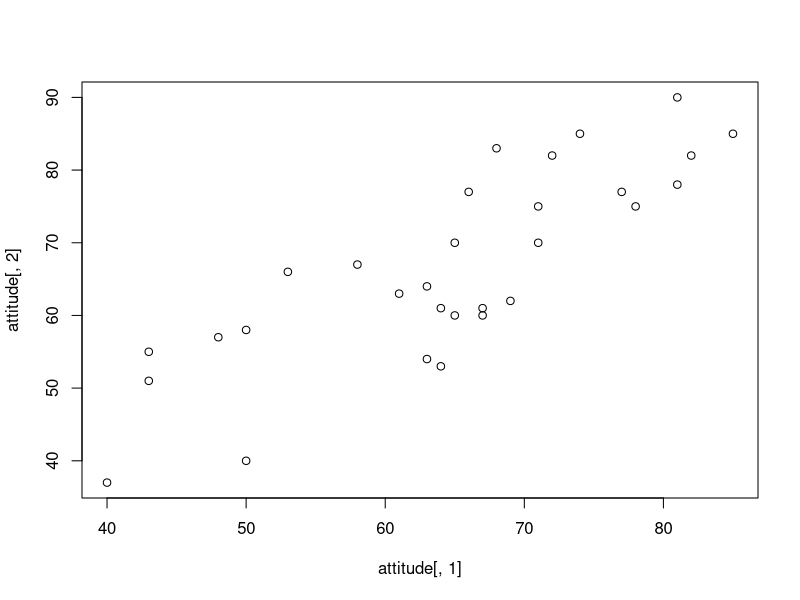
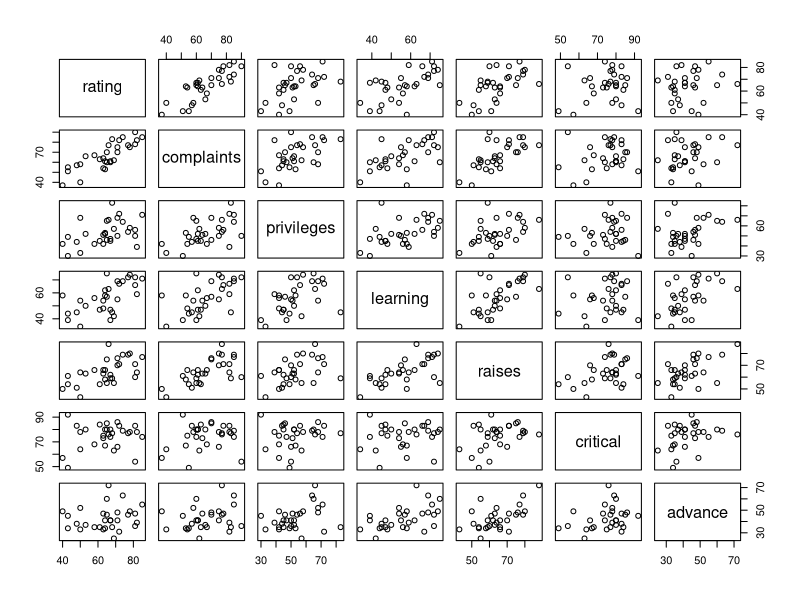
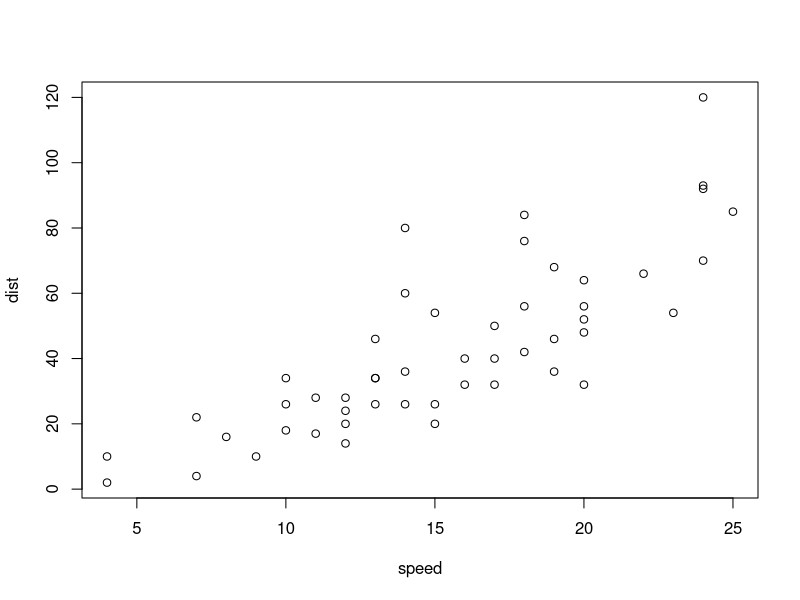

Here is the R script that generated these plots, in order: (Note: this script raises an error after producing the figures.)
## 집단이 3개 이상인 경우 : 적합도 검정

install.packages("TeachingDemos")
library(TeachingDemos)
library(dplyr)
library(reshape)

x <- c(30,20,35,15)
chisq.test(x, p=c(0.25,0.25,0.25,0.25))

## 독립성 검정
chisq.test(matrix(c(18,12,6,14,19,16,12,3), ncol=4))


## HW 3-1 
NYreform <- read.csv("NYReform.csv")
#  Pay.Cut 1 : Y, 2 : N 
#  Lob  1 : Y, 2 : N
# Term.Limits 1:Y , 2:N
head(NYreform) 

#### a ~ d 번
## PayCut에 대한 분할표
xtabs(~Party+Pay.Cut, NYreform)
chisq.test(xtabs(~Party+Pay.Cut, NYreform))

## Lobi 에 대한 분할표
xtabs(~Party+Lobbyists, NYreform)
chisq.test(xtabs(~Party+Lobbyists, NYreform))
## Term.limit에 대한 분할표
DummyTable <- xtabs(~Party+Term.Limits, NYreform)
chisq.test(xtabs(~Party+Term.Limits, NYreform))

######################
#### e : 두집단의 비율이 뭐가 큰지 
# 공화당비율 : 0.71, 민주당비율 : 0.47
head(DummyTable)
DummyTable <- DummyTable[-2,]
DummyTable

prop.test(DummyTable, alter="less")
prop.test(c(32,17), c(45,36), alter="greater")

######################

#### f : 하나의 집단에 대한 비율이 0.5 인지
prop.test(21,36)
######################


##  상관계수 
attitude
names(attitude)
str(attitude)

plot(attitude[,1], attitude[,2])
pairs(attitude)

cor.test(attitude$rating, attitude$privileges)
cor.test(attitude$rating, attitude$advance)
cor(attitude)


cars
summary(cars)
plot(dist~speed, cars)
out <- lm(dist~speed, cars)
out
summary(out)

anova(out)

#### HW 3 1번
sonataData <- read.csv("sonata.csv")
head(sonataData)

## a. 
summary(sonataData$Odometer)
summary(sonataData$Price)

## b
plot()
plot(sonataData$Price ~ sonataData$Odometer)


cor(sonataData$Price, sonataData$Odometer)

## c
out2 <- lm(Price ~ Odometer, sonataData)
abline(out2)

plot(out2)

summary(out2)
